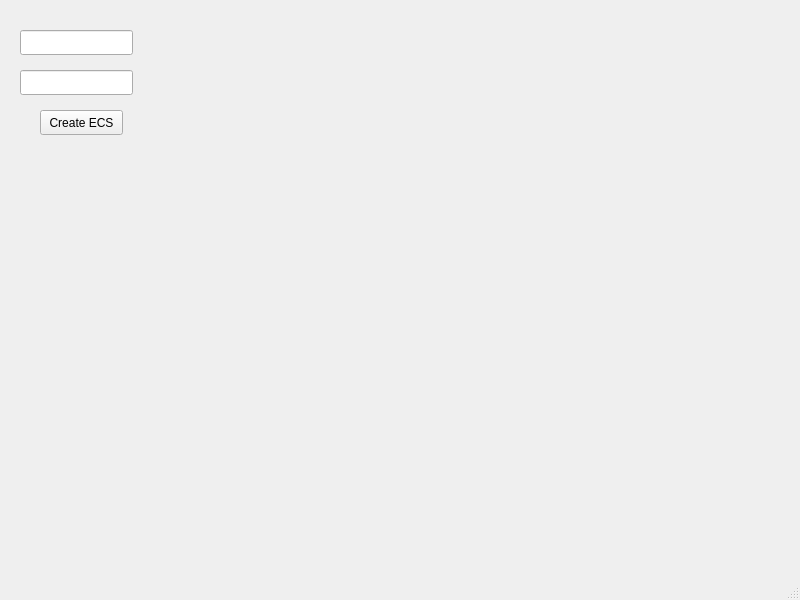
<?xml version="1.0" encoding="UTF-8"?>
<ui version="4.0">
 <class>MainWindow</class>
 <widget class="QMainWindow" name="MainWindow">
  <property name="geometry">
   <rect>
    <x>0</x>
    <y>0</y>
    <width>800</width>
    <height>600</height>
   </rect>
  </property>
  <property name="windowTitle">
   <string>MainWindow</string>
  </property>
  <widget class="QWidget" name="centralwidget">
   <widget class="QLineEdit" name="InputFloors">
    <property name="geometry">
     <rect>
      <x>20</x>
      <y>30</y>
      <width>113</width>
      <height>25</height>
     </rect>
    </property>
   </widget>
   <widget class="QLineEdit" name="InputElevators">
    <property name="geometry">
     <rect>
      <x>20</x>
      <y>70</y>
      <width>113</width>
      <height>25</height>
     </rect>
    </property>
   </widget>
   <widget class="QPushButton" name="StartNew">
    <property name="geometry">
     <rect>
      <x>40</x>
      <y>110</y>
      <width>83</width>
      <height>25</height>
     </rect>
    </property>
    <property name="text">
     <string>Create ECS</string>
    </property>
   </widget>
  </widget>
  <widget class="QMenuBar" name="menubar">
   <property name="geometry">
    <rect>
     <x>0</x>
     <y>0</y>
     <width>800</width>
     <height>22</height>
    </rect>
   </property>
  </widget>
  <widget class="QStatusBar" name="statusbar"/>
 </widget>
 <resources/>
 <connections/>
</ui>
